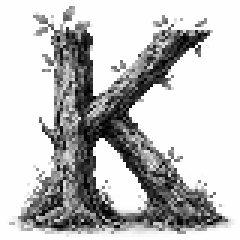
#> input picture thalamus-sorter/dev/K_80_g.png, 80 x 80 px (shown 3 times larger)
$ python make_grid_image_2.py
#> lines starting #> are read from the running program, lines starting #| are printed output that depends on the picture; after the words box and inside, x2 and y2 are one past the last pixel; in counts of white or black regions, pixels touching at a corner belong together
#!/usr/bin/env python3
"""Compose a grid of continuous drift experiment results into a single image.

Top-left cell: original image. Top row: Dims labels. Left column: K labels.
Each cell: the corresponding experiment frame at that tick.
Produces 1000 composite frames (one per saved frame across all experiments).
"""

import os
import cv2
import numpy as np

CELL_SIZE = 80
LABEL_W = CELL_SIZE
LABEL_H = CELL_SIZE
PADDING = 2

k_values = [1, 11, 21, 31, 41, 51]
dims_values = [2, 3, 10, 50, 100]

n_rows = len(k_values)
n_cols = len(dims_values)

img_w = LABEL_W + n_cols * (CELL_SIZE + PADDING) - PADDING
img_h = LABEL_H + n_rows * (CELL_SIZE + PADDING) - PADDING

original = cv2.imread("K_80_g.png", cv2.IMREAD_GRAYSCALE)
#> original is the input picture: shape (80, 80); min 0, max 254, mean 192.6

os.makedirs("output_2_grid", exist_ok=True)

n_frames = 1000

for frame_idx in range(n_frames):
    canvas = np.ones((img_h, img_w), dtype=np.uint8) * 255

    # Top-left: original image
    canvas[0:CELL_SIZE, 0:CELL_SIZE] = original
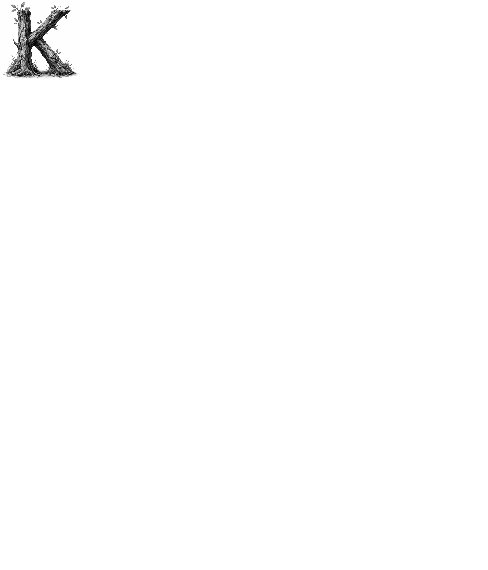
#> canvas: shape (570, 488); min 0, max 255, mean 253.6

    # Top row: Dims labels
    for ci, d in enumerate(dims_values):
        x = LABEL_W + ci * (CELL_SIZE + PADDING)
        label = f"D={d}"
        ts = cv2.getTextSize(label, cv2.FONT_HERSHEY_SIMPLEX, 0.5, 1)[0]
        tx = x + (CELL_SIZE - ts[0]) // 2
        ty = (CELL_SIZE + ts[1]) // 2
        cv2.putText(canvas, label, (tx, ty),
                    cv2.FONT_HERSHEY_SIMPLEX, 0.5, 0, 1, cv2.LINE_AA)
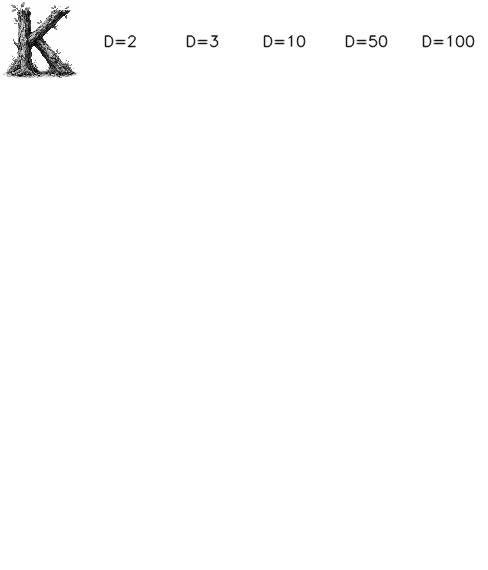
#> canvas: shape (570, 488); 0.51% of pixels changed, all inside (x1, y1, x2, y2) = (104, 34, 475, 48)

    # Left column: K labels
    for ri, k in enumerate(k_values):
        y = LABEL_H + ri * (CELL_SIZE + PADDING)
        label = f"K={k}"
        ts = cv2.getTextSize(label, cv2.FONT_HERSHEY_SIMPLEX, 0.5, 1)[0]
        tx = (LABEL_W - ts[0]) // 2
        ty = y + (CELL_SIZE + ts[1]) // 2
        cv2.putText(canvas, label, (tx, ty),
                    cv2.FONT_HERSHEY_SIMPLEX, 0.5, 0, 1, cv2.LINE_AA)
#> this loop made 6 passes
#> (ts, tx, ty) on passes 1 to 6: ((34, 12), 23, 126), ((44, 12), 18, 208), ((44, 12), 18, 290), ((44, 12), 18, 372), ((44, 12), 18, 454), ((44, 12), 18, 536)
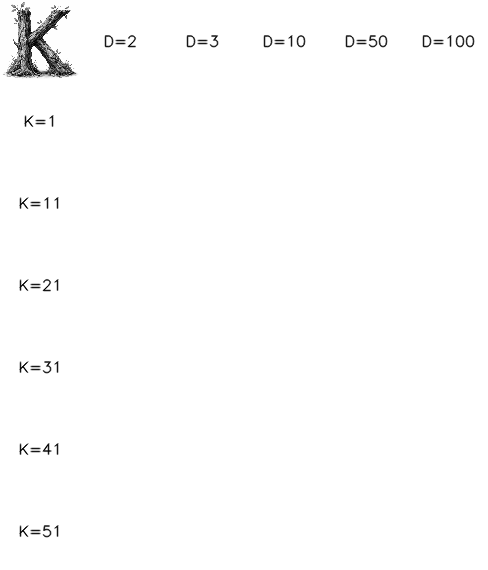
#> canvas: shape (570, 488); 0.52% of pixels changed, all inside (x1, y1, x2, y2) = (19, 115, 59, 538)

    # Fill cells
    for ri, k in enumerate(k_values):
        for ci, d in enumerate(dims_values):
            folder = f"output_2_{k}_{d}"
            path = os.path.join(folder, f"frame_{frame_idx:06d}.png")
            if os.path.exists(path):
                cell = cv2.imread(path, cv2.IMREAD_GRAYSCALE)
                if cell is not None:
                    cell = cv2.resize(cell, (CELL_SIZE, CELL_SIZE))
                    x = LABEL_W + ci * (CELL_SIZE + PADDING)
                    y = LABEL_H + ri * (CELL_SIZE + PADDING)
                    canvas[y:y+CELL_SIZE, x:x+CELL_SIZE] = cell

    out_path = os.path.join("output_2_grid", f"grid_{frame_idx:06d}.png")
    cv2.imwrite(out_path, canvas)

    if frame_idx == 0:
        print(f"First frame saved: {out_path} ({img_w}x{img_h})")
    if (frame_idx + 1) % 100 == 0:
        print(f"  {frame_idx + 1}/{n_frames} frames")

print("Done.")
